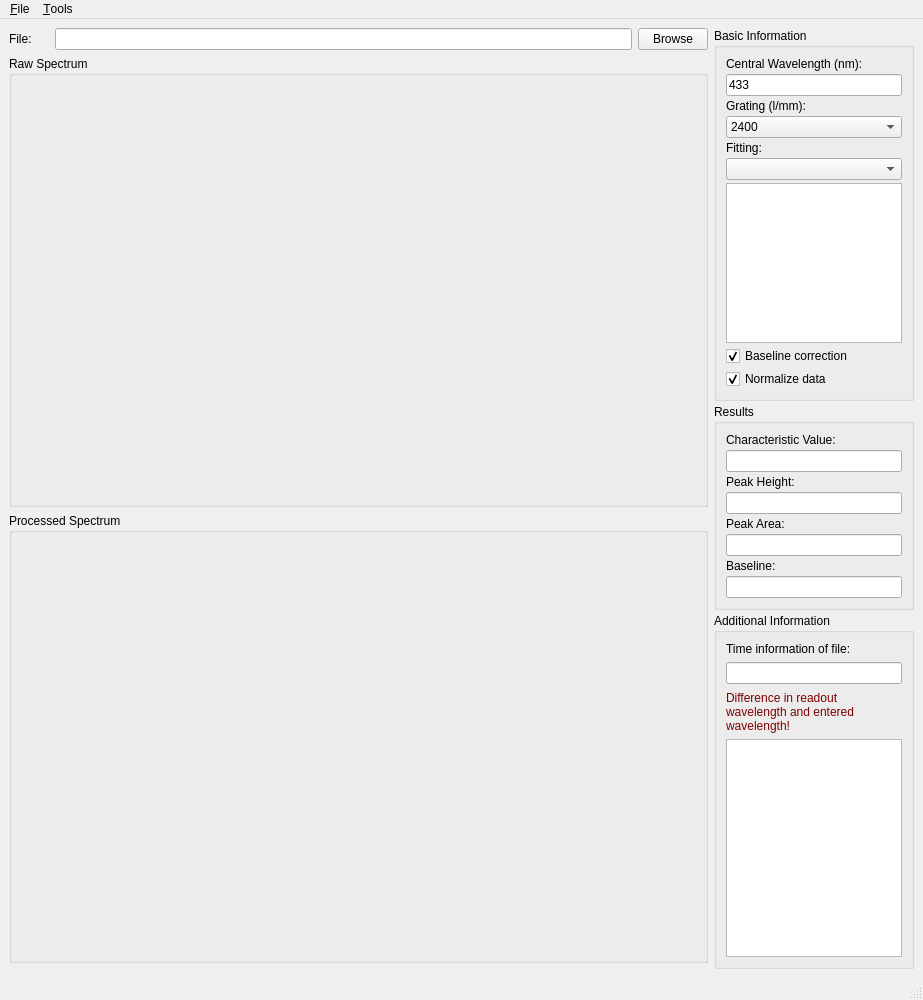
<?xml version="1.0" encoding="UTF-8"?>
<ui version="4.0">
 <author>Peter Knittel</author>
 <class>main</class>
 <widget class="QMainWindow" name="main">
  <property name="windowModality">
   <enum>Qt::NonModal</enum>
  </property>
  <property name="geometry">
   <rect>
    <x>0</x>
    <y>0</y>
    <width>923</width>
    <height>1000</height>
   </rect>
  </property>
  <property name="sizePolicy">
   <sizepolicy hsizetype="Minimum" vsizetype="Minimum">
    <horstretch>0</horstretch>
    <verstretch>0</verstretch>
   </sizepolicy>
  </property>
  <property name="minimumSize">
   <size>
    <width>540</width>
    <height>830</height>
   </size>
  </property>
  <property name="maximumSize">
   <size>
    <width>16777215</width>
    <height>16777215</height>
   </size>
  </property>
  <property name="contextMenuPolicy">
   <enum>Qt::NoContextMenu</enum>
  </property>
  <property name="acceptDrops">
   <bool>true</bool>
  </property>
  <property name="windowTitle">
   <string>OES-Spectra-Analysis</string>
  </property>
  <property name="windowIcon">
   <iconset>
    <normaloff>../gfx/dispersion.jpg</normaloff>../gfx/dispersion.jpg</iconset>
  </property>
  <property name="toolButtonStyle">
   <enum>Qt::ToolButtonTextOnly</enum>
  </property>
  <widget class="QWidget" name="centralwidget">
   <layout class="QGridLayout" name="gridLayout">
    <property name="verticalSpacing">
     <number>6</number>
    </property>
    <item row="0" column="1" rowspan="4">
     <layout class="QVBoxLayout" name="layoutInformation">
      <property name="spacing">
       <number>3</number>
      </property>
      <item>
       <widget class="QGroupBox" name="boxBasic">
        <property name="sizePolicy">
         <sizepolicy hsizetype="Fixed" vsizetype="Fixed">
          <horstretch>0</horstretch>
          <verstretch>0</verstretch>
         </sizepolicy>
        </property>
        <property name="minimumSize">
         <size>
          <width>200</width>
          <height>0</height>
         </size>
        </property>
        <property name="title">
         <string>Basic Information</string>
        </property>
        <layout class="QVBoxLayout" name="verticalLayout">
         <property name="spacing">
          <number>3</number>
         </property>
         <property name="leftMargin">
          <number>9</number>
         </property>
         <property name="topMargin">
          <number>9</number>
         </property>
         <item>
          <widget class="QLabel" name="lblCentralWavelength">
           <property name="text">
            <string>Central Wavelength (nm):</string>
           </property>
          </widget>
         </item>
         <item>
          <widget class="QLineEdit" name="tinCentralWavelength">
           <property name="inputMask">
            <string comment="9900"/>
           </property>
           <property name="text">
            <string>433</string>
           </property>
           <property name="readOnly">
            <bool>false</bool>
           </property>
          </widget>
         </item>
         <item>
          <widget class="QLabel" name="lblGrating">
           <property name="text">
            <string>Grating (l/mm):</string>
           </property>
          </widget>
         </item>
         <item>
          <widget class="QComboBox" name="ddGrating">
           <item>
            <property name="text">
             <string>2400</string>
            </property>
           </item>
          </widget>
         </item>
         <item>
          <widget class="QLabel" name="lblFitting">
           <property name="text">
            <string>Fitting:</string>
           </property>
          </widget>
         </item>
         <item>
          <widget class="QComboBox" name="ddFitting">
           <property name="font">
            <font>
             <weight>50</weight>
             <bold>false</bold>
            </font>
           </property>
          </widget>
         </item>
         <item>
          <widget class="CheckableListWidget" name="clistFitting">
           <property name="sizePolicy">
            <sizepolicy hsizetype="Expanding" vsizetype="Fixed">
             <horstretch>0</horstretch>
             <verstretch>0</verstretch>
            </sizepolicy>
           </property>
           <property name="minimumSize">
            <size>
             <width>0</width>
             <height>100</height>
            </size>
           </property>
           <property name="maximumSize">
            <size>
             <width>16777215</width>
             <height>160</height>
            </size>
           </property>
           <property name="selectionMode">
            <enum>QAbstractItemView::ExtendedSelection</enum>
           </property>
           <property name="verticalScrollMode">
            <enum>QAbstractItemView::ScrollPerItem</enum>
           </property>
          </widget>
         </item>
         <item>
          <widget class="QCheckBox" name="cbBaselineCorrection">
           <property name="text">
            <string>Baseline correction</string>
           </property>
           <property name="checked">
            <bool>true</bool>
           </property>
          </widget>
         </item>
         <item>
          <widget class="QCheckBox" name="cbNormalizeData">
           <property name="text">
            <string>Normalize data</string>
           </property>
           <property name="checked">
            <bool>true</bool>
           </property>
          </widget>
         </item>
        </layout>
       </widget>
      </item>
      <item>
       <widget class="QGroupBox" name="boxResults">
        <property name="sizePolicy">
         <sizepolicy hsizetype="Fixed" vsizetype="Fixed">
          <horstretch>0</horstretch>
          <verstretch>0</verstretch>
         </sizepolicy>
        </property>
        <property name="minimumSize">
         <size>
          <width>200</width>
          <height>0</height>
         </size>
        </property>
        <property name="font">
         <font>
          <weight>50</weight>
          <bold>false</bold>
         </font>
        </property>
        <property name="title">
         <string>Results</string>
        </property>
        <layout class="QVBoxLayout" name="verticalLayout_2">
         <property name="spacing">
          <number>3</number>
         </property>
         <item>
          <widget class="QLabel" name="lblCharacteristicValue">
           <property name="enabled">
            <bool>true</bool>
           </property>
           <property name="text">
            <string>Characteristic Value:</string>
           </property>
          </widget>
         </item>
         <item>
          <widget class="QLineEdit" name="toutCharacteristicValue">
           <property name="readOnly">
            <bool>true</bool>
           </property>
          </widget>
         </item>
         <item>
          <widget class="QLabel" name="lblPeakHeight">
           <property name="text">
            <string>Peak Height:</string>
           </property>
          </widget>
         </item>
         <item>
          <widget class="QLineEdit" name="toutPeakHeight">
           <property name="readOnly">
            <bool>true</bool>
           </property>
          </widget>
         </item>
         <item>
          <widget class="QLabel" name="lblPeakArea">
           <property name="text">
            <string>Peak Area:</string>
           </property>
          </widget>
         </item>
         <item>
          <widget class="QLineEdit" name="toutPeakArea">
           <property name="readOnly">
            <bool>true</bool>
           </property>
          </widget>
         </item>
         <item>
          <widget class="QLabel" name="lblBaseline">
           <property name="text">
            <string>Baseline:</string>
           </property>
          </widget>
         </item>
         <item>
          <widget class="QLineEdit" name="toutBaseline">
           <property name="text">
            <string/>
           </property>
           <property name="readOnly">
            <bool>true</bool>
           </property>
          </widget>
         </item>
        </layout>
       </widget>
      </item>
      <item>
       <widget class="QGroupBox" name="boxAddInformation">
        <property name="sizePolicy">
         <sizepolicy hsizetype="Fixed" vsizetype="Expanding">
          <horstretch>0</horstretch>
          <verstretch>0</verstretch>
         </sizepolicy>
        </property>
        <property name="minimumSize">
         <size>
          <width>200</width>
          <height>0</height>
         </size>
        </property>
        <property name="maximumSize">
         <size>
          <width>183</width>
          <height>16777215</height>
         </size>
        </property>
        <property name="font">
         <font>
          <weight>50</weight>
          <bold>false</bold>
          <kerning>true</kerning>
         </font>
        </property>
        <property name="title">
         <string>Additional Information</string>
        </property>
        <layout class="QVBoxLayout" name="verticalLayout_4">
         <property name="bottomMargin">
          <number>9</number>
         </property>
         <item>
          <widget class="QLabel" name="lblTimeInfo">
           <property name="text">
            <string>Time information of file:</string>
           </property>
          </widget>
         </item>
         <item>
          <widget class="QLineEdit" name="toutTimeInfo">
           <property name="readOnly">
            <bool>true</bool>
           </property>
          </widget>
         </item>
         <item>
          <widget class="QLabel" name="lblDiffWavelength">
           <property name="enabled">
            <bool>false</bool>
           </property>
           <property name="sizePolicy">
            <sizepolicy hsizetype="Expanding" vsizetype="Fixed">
             <horstretch>0</horstretch>
             <verstretch>0</verstretch>
            </sizepolicy>
           </property>
           <property name="minimumSize">
            <size>
             <width>0</width>
             <height>43</height>
            </size>
           </property>
           <property name="palette">
            <palette>
             <active>
              <colorrole role="WindowText">
               <brush brushstyle="SolidPattern">
                <color alpha="255">
                 <red>0</red>
                 <green>0</green>
                 <blue>0</blue>
                </color>
               </brush>
              </colorrole>
              <colorrole role="Button">
               <brush brushstyle="SolidPattern">
                <color alpha="255">
                 <red>255</red>
                 <green>0</green>
                 <blue>0</blue>
                </color>
               </brush>
              </colorrole>
              <colorrole role="Light">
               <brush brushstyle="SolidPattern">
                <color alpha="255">
                 <red>255</red>
                 <green>127</green>
                 <blue>127</blue>
                </color>
               </brush>
              </colorrole>
              <colorrole role="Midlight">
               <brush brushstyle="SolidPattern">
                <color alpha="255">
                 <red>255</red>
                 <green>63</green>
                 <blue>63</blue>
                </color>
               </brush>
              </colorrole>
              <colorrole role="Dark">
               <brush brushstyle="SolidPattern">
                <color alpha="255">
                 <red>127</red>
                 <green>0</green>
                 <blue>0</blue>
                </color>
               </brush>
              </colorrole>
              <colorrole role="Mid">
               <brush brushstyle="SolidPattern">
                <color alpha="255">
                 <red>170</red>
                 <green>0</green>
                 <blue>0</blue>
                </color>
               </brush>
              </colorrole>
              <colorrole role="Text">
               <brush brushstyle="SolidPattern">
                <color alpha="255">
                 <red>0</red>
                 <green>0</green>
                 <blue>0</blue>
                </color>
               </brush>
              </colorrole>
              <colorrole role="BrightText">
               <brush brushstyle="SolidPattern">
                <color alpha="255">
                 <red>255</red>
                 <green>255</green>
                 <blue>255</blue>
                </color>
               </brush>
              </colorrole>
              <colorrole role="ButtonText">
               <brush brushstyle="SolidPattern">
                <color alpha="255">
                 <red>0</red>
                 <green>0</green>
                 <blue>0</blue>
                </color>
               </brush>
              </colorrole>
              <colorrole role="Base">
               <brush brushstyle="SolidPattern">
                <color alpha="255">
                 <red>255</red>
                 <green>255</green>
                 <blue>255</blue>
                </color>
               </brush>
              </colorrole>
              <colorrole role="Window">
               <brush brushstyle="SolidPattern">
                <color alpha="255">
                 <red>255</red>
                 <green>0</green>
                 <blue>0</blue>
                </color>
               </brush>
              </colorrole>
              <colorrole role="Shadow">
               <brush brushstyle="SolidPattern">
                <color alpha="255">
                 <red>0</red>
                 <green>0</green>
                 <blue>0</blue>
                </color>
               </brush>
              </colorrole>
              <colorrole role="AlternateBase">
               <brush brushstyle="SolidPattern">
                <color alpha="255">
                 <red>255</red>
                 <green>127</green>
                 <blue>127</blue>
                </color>
               </brush>
              </colorrole>
              <colorrole role="ToolTipBase">
               <brush brushstyle="SolidPattern">
                <color alpha="255">
                 <red>255</red>
                 <green>255</green>
                 <blue>220</blue>
                </color>
               </brush>
              </colorrole>
              <colorrole role="ToolTipText">
               <brush brushstyle="SolidPattern">
                <color alpha="255">
                 <red>0</red>
                 <green>0</green>
                 <blue>0</blue>
                </color>
               </brush>
              </colorrole>
             </active>
             <inactive>
              <colorrole role="WindowText">
               <brush brushstyle="SolidPattern">
                <color alpha="255">
                 <red>0</red>
                 <green>0</green>
                 <blue>0</blue>
                </color>
               </brush>
              </colorrole>
              <colorrole role="Button">
               <brush brushstyle="SolidPattern">
                <color alpha="255">
                 <red>255</red>
                 <green>0</green>
                 <blue>0</blue>
                </color>
               </brush>
              </colorrole>
              <colorrole role="Light">
               <brush brushstyle="SolidPattern">
                <color alpha="255">
                 <red>255</red>
                 <green>127</green>
                 <blue>127</blue>
                </color>
               </brush>
              </colorrole>
              <colorrole role="Midlight">
               <brush brushstyle="SolidPattern">
                <color alpha="255">
                 <red>255</red>
                 <green>63</green>
                 <blue>63</blue>
                </color>
               </brush>
              </colorrole>
              <colorrole role="Dark">
               <brush brushstyle="SolidPattern">
                <color alpha="255">
                 <red>127</red>
                 <green>0</green>
                 <blue>0</blue>
                </color>
               </brush>
              </colorrole>
              <colorrole role="Mid">
               <brush brushstyle="SolidPattern">
                <color alpha="255">
                 <red>170</red>
                 <green>0</green>
                 <blue>0</blue>
                </color>
               </brush>
              </colorrole>
              <colorrole role="Text">
               <brush brushstyle="SolidPattern">
                <color alpha="255">
                 <red>0</red>
                 <green>0</green>
                 <blue>0</blue>
                </color>
               </brush>
              </colorrole>
              <colorrole role="BrightText">
               <brush brushstyle="SolidPattern">
                <color alpha="255">
                 <red>255</red>
                 <green>255</green>
                 <blue>255</blue>
                </color>
               </brush>
              </colorrole>
              <colorrole role="ButtonText">
               <brush brushstyle="SolidPattern">
                <color alpha="255">
                 <red>0</red>
                 <green>0</green>
                 <blue>0</blue>
                </color>
               </brush>
              </colorrole>
              <colorrole role="Base">
               <brush brushstyle="SolidPattern">
                <color alpha="255">
                 <red>255</red>
                 <green>255</green>
                 <blue>255</blue>
                </color>
               </brush>
              </colorrole>
              <colorrole role="Window">
               <brush brushstyle="SolidPattern">
                <color alpha="255">
                 <red>255</red>
                 <green>0</green>
                 <blue>0</blue>
                </color>
               </brush>
              </colorrole>
              <colorrole role="Shadow">
               <brush brushstyle="SolidPattern">
                <color alpha="255">
                 <red>0</red>
                 <green>0</green>
                 <blue>0</blue>
                </color>
               </brush>
              </colorrole>
              <colorrole role="AlternateBase">
               <brush brushstyle="SolidPattern">
                <color alpha="255">
                 <red>255</red>
                 <green>127</green>
                 <blue>127</blue>
                </color>
               </brush>
              </colorrole>
              <colorrole role="ToolTipBase">
               <brush brushstyle="SolidPattern">
                <color alpha="255">
                 <red>255</red>
                 <green>255</green>
                 <blue>220</blue>
                </color>
               </brush>
              </colorrole>
              <colorrole role="ToolTipText">
               <brush brushstyle="SolidPattern">
                <color alpha="255">
                 <red>0</red>
                 <green>0</green>
                 <blue>0</blue>
                </color>
               </brush>
              </colorrole>
             </inactive>
             <disabled>
              <colorrole role="WindowText">
               <brush brushstyle="SolidPattern">
                <color alpha="255">
                 <red>127</red>
                 <green>0</green>
                 <blue>0</blue>
                </color>
               </brush>
              </colorrole>
              <colorrole role="Button">
               <brush brushstyle="SolidPattern">
                <color alpha="255">
                 <red>255</red>
                 <green>0</green>
                 <blue>0</blue>
                </color>
               </brush>
              </colorrole>
              <colorrole role="Light">
               <brush brushstyle="SolidPattern">
                <color alpha="255">
                 <red>255</red>
                 <green>127</green>
                 <blue>127</blue>
                </color>
               </brush>
              </colorrole>
              <colorrole role="Midlight">
               <brush brushstyle="SolidPattern">
                <color alpha="255">
                 <red>255</red>
                 <green>63</green>
                 <blue>63</blue>
                </color>
               </brush>
              </colorrole>
              <colorrole role="Dark">
               <brush brushstyle="SolidPattern">
                <color alpha="255">
                 <red>127</red>
                 <green>0</green>
                 <blue>0</blue>
                </color>
               </brush>
              </colorrole>
              <colorrole role="Mid">
               <brush brushstyle="SolidPattern">
                <color alpha="255">
                 <red>170</red>
                 <green>0</green>
                 <blue>0</blue>
                </color>
               </brush>
              </colorrole>
              <colorrole role="Text">
               <brush brushstyle="SolidPattern">
                <color alpha="255">
                 <red>127</red>
                 <green>0</green>
                 <blue>0</blue>
                </color>
               </brush>
              </colorrole>
              <colorrole role="BrightText">
               <brush brushstyle="SolidPattern">
                <color alpha="255">
                 <red>255</red>
                 <green>255</green>
                 <blue>255</blue>
                </color>
               </brush>
              </colorrole>
              <colorrole role="ButtonText">
               <brush brushstyle="SolidPattern">
                <color alpha="255">
                 <red>127</red>
                 <green>0</green>
                 <blue>0</blue>
                </color>
               </brush>
              </colorrole>
              <colorrole role="Base">
               <brush brushstyle="SolidPattern">
                <color alpha="255">
                 <red>255</red>
                 <green>0</green>
                 <blue>0</blue>
                </color>
               </brush>
              </colorrole>
              <colorrole role="Window">
               <brush brushstyle="SolidPattern">
                <color alpha="255">
                 <red>255</red>
                 <green>0</green>
                 <blue>0</blue>
                </color>
               </brush>
              </colorrole>
              <colorrole role="Shadow">
               <brush brushstyle="SolidPattern">
                <color alpha="255">
                 <red>0</red>
                 <green>0</green>
                 <blue>0</blue>
                </color>
               </brush>
              </colorrole>
              <colorrole role="AlternateBase">
               <brush brushstyle="SolidPattern">
                <color alpha="255">
                 <red>255</red>
                 <green>0</green>
                 <blue>0</blue>
                </color>
               </brush>
              </colorrole>
              <colorrole role="ToolTipBase">
               <brush brushstyle="SolidPattern">
                <color alpha="255">
                 <red>255</red>
                 <green>255</green>
                 <blue>220</blue>
                </color>
               </brush>
              </colorrole>
              <colorrole role="ToolTipText">
               <brush brushstyle="SolidPattern">
                <color alpha="255">
                 <red>0</red>
                 <green>0</green>
                 <blue>0</blue>
                </color>
               </brush>
              </colorrole>
             </disabled>
            </palette>
           </property>
           <property name="text">
            <string>Difference in readout 
wavelength and entered 
wavelength!</string>
           </property>
          </widget>
         </item>
         <item>
          <widget class="QListWidget" name="listInformation">
           <property name="sizePolicy">
            <sizepolicy hsizetype="Fixed" vsizetype="Expanding">
             <horstretch>0</horstretch>
             <verstretch>0</verstretch>
            </sizepolicy>
           </property>
           <property name="maximumSize">
            <size>
             <width>183</width>
             <height>1000</height>
            </size>
           </property>
          </widget>
         </item>
        </layout>
       </widget>
      </item>
     </layout>
    </item>
    <item row="0" column="0">
     <layout class="QHBoxLayout" name="horizontalLayout">
      <item>
       <widget class="QLabel" name="lblFilename">
        <property name="sizePolicy">
         <sizepolicy hsizetype="Maximum" vsizetype="Maximum">
          <horstretch>0</horstretch>
          <verstretch>0</verstretch>
         </sizepolicy>
        </property>
        <property name="maximumSize">
         <size>
          <width>40</width>
          <height>30</height>
         </size>
        </property>
        <property name="text">
         <string>File:</string>
        </property>
       </widget>
      </item>
      <item>
       <widget class="QLineEdit" name="toutFilename">
        <property name="sizePolicy">
         <sizepolicy hsizetype="Maximum" vsizetype="Maximum">
          <horstretch>0</horstretch>
          <verstretch>0</verstretch>
         </sizepolicy>
        </property>
        <property name="maximumSize">
         <size>
          <width>800</width>
          <height>30</height>
         </size>
        </property>
        <property name="readOnly">
         <bool>true</bool>
        </property>
       </widget>
      </item>
      <item>
       <widget class="QPushButton" name="btnFileOpen">
        <property name="sizePolicy">
         <sizepolicy hsizetype="Fixed" vsizetype="Fixed">
          <horstretch>0</horstretch>
          <verstretch>0</verstretch>
         </sizepolicy>
        </property>
        <property name="maximumSize">
         <size>
          <width>70</width>
          <height>30</height>
         </size>
        </property>
        <property name="text">
         <string>Browse</string>
        </property>
       </widget>
      </item>
     </layout>
    </item>
    <item row="1" column="0">
     <widget class="QGroupBox" name="boxRaw">
      <property name="enabled">
       <bool>true</bool>
      </property>
      <property name="sizePolicy">
       <sizepolicy hsizetype="Expanding" vsizetype="Preferred">
        <horstretch>0</horstretch>
        <verstretch>0</verstretch>
       </sizepolicy>
      </property>
      <property name="minimumSize">
       <size>
        <width>450</width>
        <height>350</height>
       </size>
      </property>
      <property name="maximumSize">
       <size>
        <width>1000</width>
        <height>1670</height>
       </size>
      </property>
      <property name="contextMenuPolicy">
       <enum>Qt::CustomContextMenu</enum>
      </property>
      <property name="title">
       <string>Raw Spectrum</string>
      </property>
      <layout class="QHBoxLayout" name="horLayoutRaw">
       <property name="leftMargin">
        <number>0</number>
       </property>
       <property name="topMargin">
        <number>0</number>
       </property>
       <property name="rightMargin">
        <number>0</number>
       </property>
       <property name="bottomMargin">
        <number>0</number>
       </property>
       <item>
        <widget class="MatplotlibWidget" name="mplRaw" native="true">
         <property name="sizePolicy">
          <sizepolicy hsizetype="Expanding" vsizetype="Expanding">
           <horstretch>0</horstretch>
           <verstretch>0</verstretch>
          </sizepolicy>
         </property>
         <property name="minimumSize">
          <size>
           <width>400</width>
           <height>200</height>
          </size>
         </property>
         <property name="maximumSize">
          <size>
           <width>900</width>
           <height>600</height>
          </size>
         </property>
        </widget>
       </item>
      </layout>
     </widget>
    </item>
    <item row="2" column="0">
     <widget class="QGroupBox" name="boxProcessed">
      <property name="sizePolicy">
       <sizepolicy hsizetype="Minimum" vsizetype="Minimum">
        <horstretch>0</horstretch>
        <verstretch>0</verstretch>
       </sizepolicy>
      </property>
      <property name="minimumSize">
       <size>
        <width>450</width>
        <height>350</height>
       </size>
      </property>
      <property name="maximumSize">
       <size>
        <width>1000</width>
        <height>1670</height>
       </size>
      </property>
      <property name="title">
       <string>Processed Spectrum</string>
      </property>
      <layout class="QHBoxLayout" name="horLayoutProcessed">
       <property name="leftMargin">
        <number>0</number>
       </property>
       <property name="topMargin">
        <number>0</number>
       </property>
       <property name="rightMargin">
        <number>0</number>
       </property>
       <property name="bottomMargin">
        <number>0</number>
       </property>
       <item>
        <widget class="MatplotlibWidget" name="mplProcessed" native="true">
         <property name="enabled">
          <bool>true</bool>
         </property>
         <property name="sizePolicy">
          <sizepolicy hsizetype="Expanding" vsizetype="Expanding">
           <horstretch>0</horstretch>
           <verstretch>0</verstretch>
          </sizepolicy>
         </property>
         <property name="minimumSize">
          <size>
           <width>400</width>
           <height>200</height>
          </size>
         </property>
         <property name="maximumSize">
          <size>
           <width>900</width>
           <height>500</height>
          </size>
         </property>
        </widget>
       </item>
      </layout>
     </widget>
    </item>
   </layout>
  </widget>
  <widget class="QMenuBar" name="menubar">
   <property name="geometry">
    <rect>
     <x>0</x>
     <y>0</y>
     <width>923</width>
     <height>20</height>
    </rect>
   </property>
   <widget class="QMenu" name="menuFile">
    <property name="title">
     <string>&amp;File</string>
    </property>
    <widget class="QMenu" name="menuSave">
     <property name="enabled">
      <bool>true</bool>
     </property>
     <property name="title">
      <string>Export...</string>
     </property>
     <addaction name="actSaveRaw"/>
     <addaction name="actSaveProcessed"/>
    </widget>
    <addaction name="actOpen"/>
    <addaction name="menuSave"/>
    <addaction name="separator"/>
    <addaction name="actQuit"/>
   </widget>
   <widget class="QMenu" name="menuTools">
    <property name="title">
     <string>&amp;Tools</string>
    </property>
    <addaction name="actOpenBatch"/>
   </widget>
   <addaction name="menuFile"/>
   <addaction name="menuTools"/>
  </widget>
  <widget class="QStatusBar" name="statusbar"/>
  <action name="actOpen">
   <property name="text">
    <string>&amp;Open</string>
   </property>
  </action>
  <action name="actRedraw">
   <property name="enabled">
    <bool>false</bool>
   </property>
   <property name="text">
    <string>&amp;Redraw Curves</string>
   </property>
  </action>
  <action name="actQuit">
   <property name="text">
    <string>&amp;Quit</string>
   </property>
  </action>
  <action name="actOpenBatch">
   <property name="text">
    <string>Analyze &amp;Multiple Files</string>
   </property>
  </action>
  <action name="actSaveRaw">
   <property name="enabled">
    <bool>false</bool>
   </property>
   <property name="text">
    <string>Raw Data</string>
   </property>
  </action>
  <action name="actSaveProcessed">
   <property name="enabled">
    <bool>false</bool>
   </property>
   <property name="text">
    <string>Fitted result</string>
   </property>
  </action>
  <action name="actionAuthor">
   <property name="text">
    <string>Author</string>
   </property>
  </action>
 </widget>
 <customwidgets>
  <customwidget>
   <class>MatplotlibWidget</class>
   <extends>QWidget</extends>
   <header>ui.matplotlibwidget</header>
  </customwidget>
  <customwidget>
   <class>CheckableListWidget</class>
   <extends>QListWidget</extends>
   <header location="global">ui.checkablelistwidget</header>
  </customwidget>
 </customwidgets>
 <tabstops>
  <tabstop>btnFileOpen</tabstop>
  <tabstop>tinCentralWavelength</tabstop>
  <tabstop>toutPeakHeight</tabstop>
  <tabstop>toutPeakArea</tabstop>
 </tabstops>
 <resources/>
 <connections>
  <connection>
   <sender>actQuit</sender>
   <signal>triggered()</signal>
   <receiver>main</receiver>
   <slot>close()</slot>
   <hints>
    <hint type="sourcelabel">
     <x>-1</x>
     <y>-1</y>
    </hint>
    <hint type="destinationlabel">
     <x>412</x>
     <y>379</y>
    </hint>
   </hints>
  </connection>
 </connections>
 <designerdata>
  <property name="gridDeltaX">
   <number>10</number>
  </property>
  <property name="gridDeltaY">
   <number>10</number>
  </property>
  <property name="gridSnapX">
   <bool>true</bool>
  </property>
  <property name="gridSnapY">
   <bool>true</bool>
  </property>
  <property name="gridVisible">
   <bool>true</bool>
  </property>
 </designerdata>
</ui>
